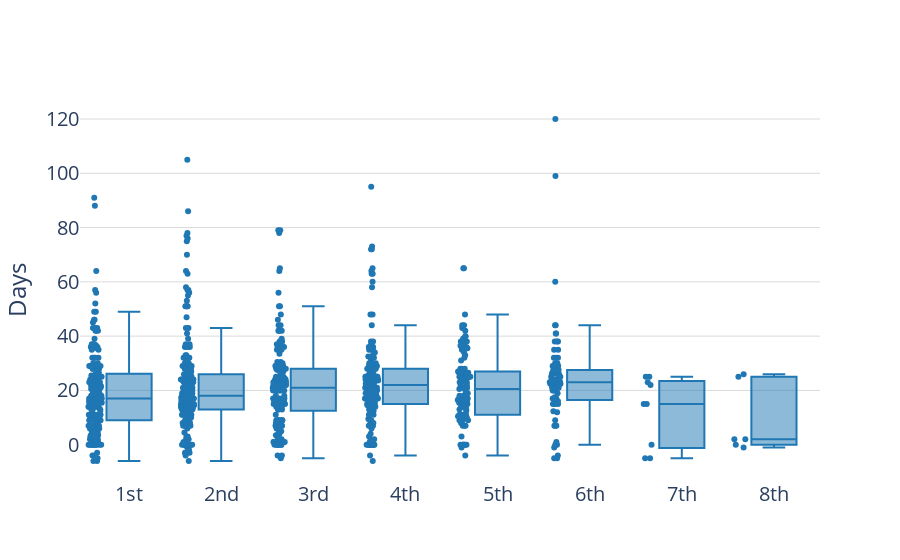
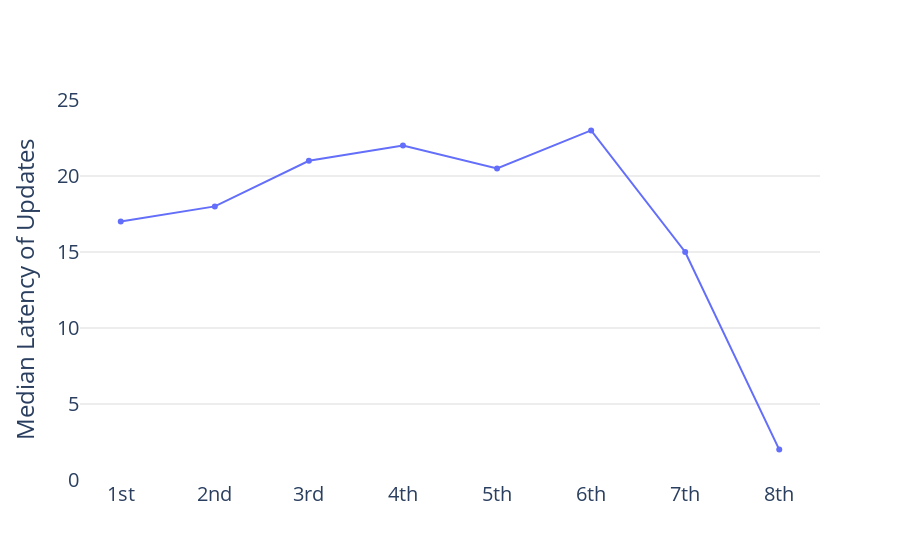

Notebook source saved alongside these figures, in order:
### Code cell
# Plot latency points per update within year 1, 2, 3 etc...
data=[]
medians=[]
# for each severity, calculate the counts on each bulletin
for yr in range(int(12/howManyMonths)*4):
    print(yr)
    print(statistics.mean(latencyPoints[yr]))
    medians.append(statistics.median(latencyPoints[yr]))
    print()
    formatGood="th"
    if yr==0:
        formatGood="st"
    elif yr==1:
        formatGood="nd"
    elif yr==2:
        formatGood="rd"

    data.append(go.Box(
            y=latencyPoints[yr],
            name=str(yr+1) +formatGood, #+" period"
            boxpoints = 'all',
            showlegend=False,
            marker=dict(color="rgb(31, 119, 180)")
        ))


# Edit the layout
layout = dict(#title = "Average Latency per 6 Month Periods after Release",
              yaxis = dict(title = 'Days',showgrid=True, gridcolor='rgb(219, 219, 219)'),
              #xaxis = dict(title = '6 Month Period'),
              plot_bgcolor='rgba(0,0,0,0)',
              font=dict(size=20))

fig = dict(data=data, layout=layout)
py.offline.iplot(fig, filename='avg-latency-since-release-years.png')
# print("REMEMBER TO ADD VERIZON")
# print("REMEMBER TO ADD VERIZON")
# print("REMEMBER TO ADD VERIZON")

if "Verizon" in carrierDF.Carrier.values and saveFigs==True: # only save if no Verizon
    pio.write_image(fig, 'avg-latency-since-release-years.pdf', width=1000, height=600)
    
    
############################################################################################################################
############################################################################################################################
############################################################################################################################

# LINE CHART INSTEAD
data=[]

quarters=[]
for y in range(len(medians)):
    x=y+1
    if x==1: quarters.append("1st")
    elif x==2: quarters.append("2nd")
    elif x==3: quarters.append("3rd")
    else: quarters.append(str(x) + "th")


data.append(go.Scatter(
            x=quarters,
            y=medians,
        ))


    
# Edit the layout
layout = dict(#title = "Number of Updates per 6 Month Period after Release per Carrier",
              yaxis = dict(title = 'Median Latency of Updates',showgrid=True, gridcolor='rgb(219, 219, 219)',range=[0,25]),
              #xaxis = dict(title = '6 Month Period'),
              plot_bgcolor='rgba(0,0,0,0)',
              boxmode='group',
              violinmode='group',
              legend_orientation="h",
              legend=dict(x=0.25, y=1.1),
              font=dict(size=20)
              )

fig = dict(data=data, layout=layout)
py.offline.iplot(fig, filename='release-years-frequency-per-carrier-median.png')


if not "Verizon" in carrierDF.Carrier.values and saveFigs==True: # only save if no Verizon
    pio.write_image(fig, 'carrier-number-updates-released-per-year.pdf', width=1000, height=600)

### Figure 1 — Plotly figure (JSON) as saved in the notebook; plotly's stock layout.template omitted (floating-point values rounded to 4 significant figures; data arrays with more than 128 entries replaced by an {"elided": "..."} marker saying what was removed)
{"data": [{"boxpoints": "all", "marker": {"color": "rgb(31, 119, 180)"}, "name": "1st", "showlegend": false, "type": "box", "y": {"elided": "213 float values"}}, {"boxpoints": "all", "marker": {"color": "rgb(31, 119, 180)"}, "name": "2nd", "showlegend": false, "type": "box", "y": {"elided": "210 float values"}}, {"boxpoints": "all", "marker": {"color": "rgb(31, 119, 180)"}, "name": "3rd", "showlegend": false, "type": "box", "y": {"elided": "177 float values"}}, {"boxpoints": "all", "marker": {"color": "rgb(31, 119, 180)"}, "name": "4th", "showlegend": false, "type": "box", "y": {"elided": "167 float values"}}, {"boxpoints": "all", "marker": {"color": "rgb(31, 119, 180)"}, "name": "5th", "showlegend": false, "type": "box", "y": [43, 24, 21, 35.5, 25, 25, 25, 15, 3, 18, 27, 12.5, 17, 36.5, 38, 26.5, 26.5, 10.5, 21, 33, 38, 34, 26.5, 10.5, 17, 36, 19.5, 10.5, 26.5, 27, 10, 20.5, 23, 10, 17.5, 21, 10, 13, 23, 42, 24, 9, 16.5, 18, 40, 24, 13, 16.5, 18, 40, 22, 17, 39, 17, 36, 37, 23, 31, 32, 14, 44, 10, 14, 44, 10, 25, 65, 14, 25, 65, 14, 35, 36, 16, 0, 7, 27, 35, 0, 0, 25, 28, 16, 21, 11, 28, 21, 15.5, 22, 7, 27, 25, -4, -1, 0, 7, 9, 11, 8, 0, 0, 28, 0, 19, 16, 48, 11, 15, 11, 9, 8]}, {"boxpoints": "all", "marker": {"color": "rgb(31, 119, 180)"}, "name": "6th", "showlegend": false, "type": "box", "y": [99, 17, 26, 15, 22.5, 44, 26, 15, 22.5, 44, 19, 27.5, 17.5, 26, 23.33, 26.5, 32, 22, 38, -1, 38, 29, 32, 25, 20, 23.33, 29, 27.5, 16, 12.33, 23, 29, 27.5, 16, 20, 24, 32, 30, 35, 22, 22, 35, 22, 24, 24, 26.5, 21, 15, 17, 22.5, 41, 26.5, 21, 15, 17, 22.5, 41, 0, 0, 0, 38, 23, 30, 23, 16, 17, 24, -5, -5, -4, 12, 7, 7, 24, 60, 24, 120, 20, 25, 9, 1, 27, 21, 7]}, {"boxpoints": "all", "marker": {"color": "rgb(31, 119, 180)"}, "name": "7th", "showlegend": false, "type": "box", "y": [25, 25, 22, 0, 15, 15, -5, -5, 23]}, {"boxpoints": "all", "marker": {"color": "rgb(31, 119, 180)"}, "name": "8th", "showlegend": false, "type": "box", "y": [25, -1, 26, 0, 2, 2]}], "layout": {"font": {"size": 20}, "plot_bgcolor": "rgba(0,0,0,0)", "yaxis": {"gridcolor": "rgb(219, 219, 219)", "showgrid": true, "title": {"text": "Days"}}}}

### Figure 2 — Plotly figure (JSON) as saved in the notebook; plotly's stock layout.template omitted (floating-point values rounded to 4 significant figures)
{"data": [{"type": "scatter", "x": ["1st", "2nd", "3rd", "4th", "5th", "6th", "7th", "8th"], "y": [17, 18, 21, 22, 20.5, 23, 15, 2]}], "layout": {"boxmode": "group", "font": {"size": 20}, "legend": {"orientation": "h", "x": 0.25, "y": 1.1}, "plot_bgcolor": "rgba(0,0,0,0)", "violinmode": "group", "yaxis": {"gridcolor": "rgb(219, 219, 219)", "range": [0, 25], "showgrid": true, "title": {"text": "Median Latency of Updates"}}}}
